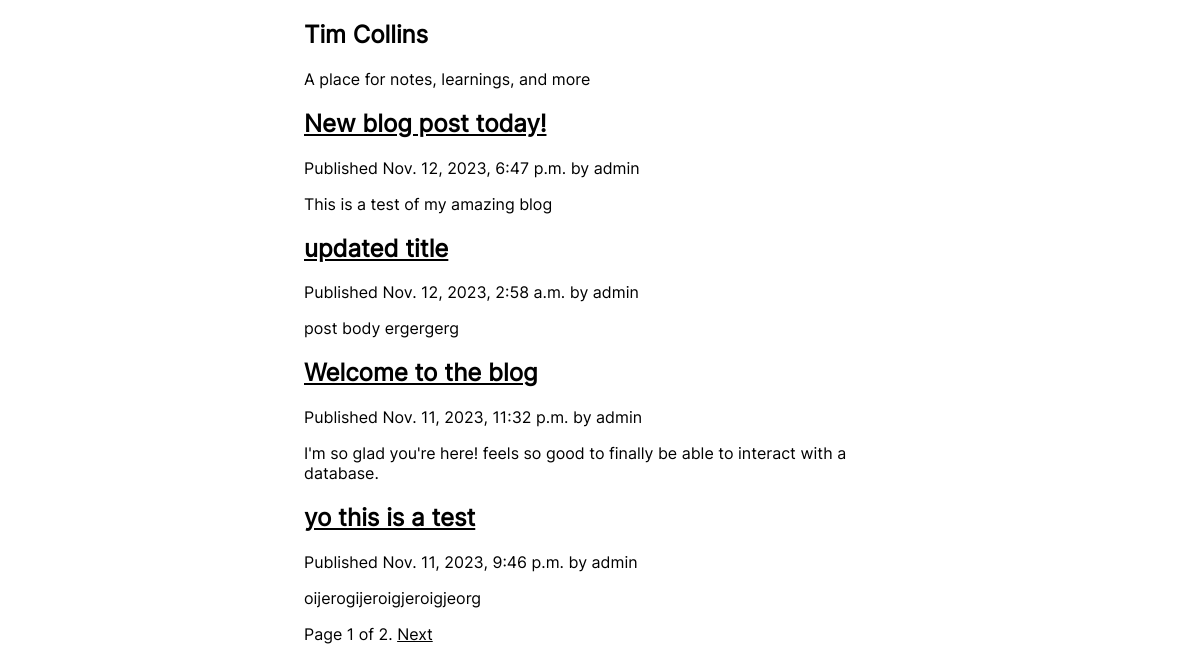
The page /blog/ on the database as committed earlier.
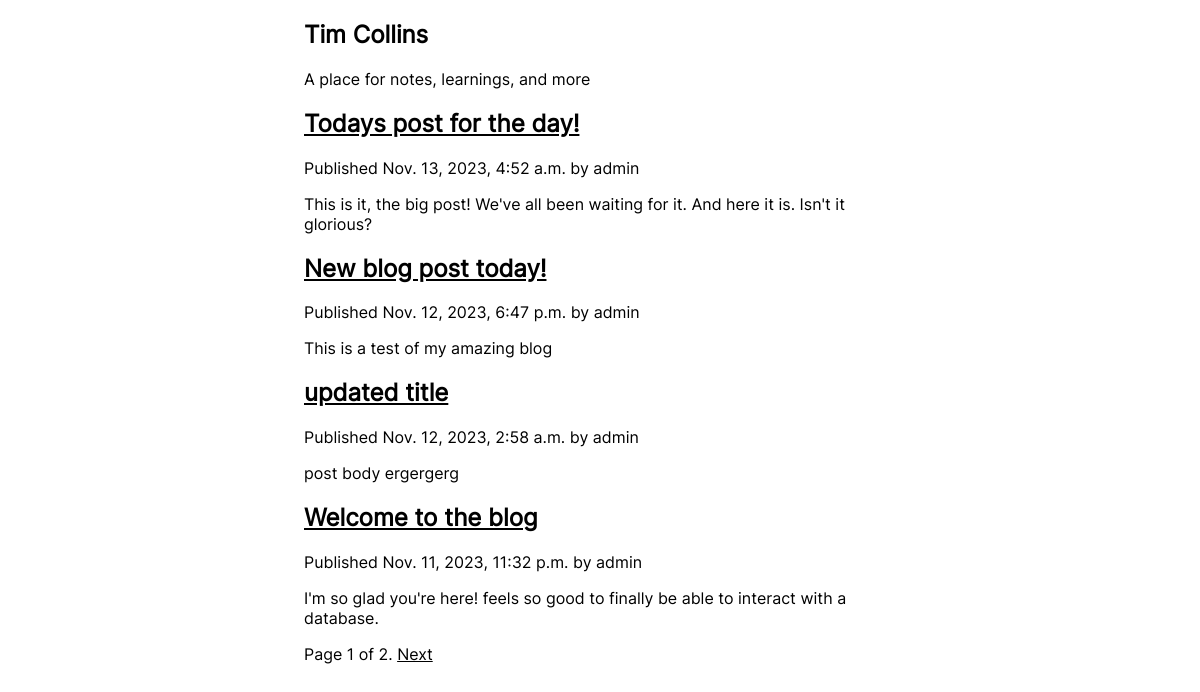
The same page on the database as committed later.
### blog/models.py (models this page shows, shortened)
class Post(models.Model):
  class Status(models.TextChoices):
    DRAFT = 'DF', 'Draft'
    PUBLISHED = 'PB', 'Published'
  title = models.CharField(max_length=250)
  slug = models.SlugField(max_length=250,
                          unique_for_date='publish')
  author = models.ForeignKey(User,on_delete=models.CASCADE,
                             related_name='blog_posts')
  body = models.TextField()
  publish = models.DateTimeField(default=timezone.now)
  created = models.DateTimeField(auto_now_add=True)
  updated = models.DateTimeField(auto_now=True)
  status = models.CharField(max_length=2,
                            choices=Status.choices,
                            default=Status.DRAFT)
  objects = models.Manager()
  published = PublishedManager()
  class Meta:
    ordering = ['-publish']
    indexes = [
      models.Index(fields=['-publish']),
    ]
  def get_absolute_url(self):
      return reverse('blog:post_detail',
                     args=[self.publish.year,
                           self.publish.month,
                           self.publish.day,
                           self.slug])

### blog/views.py (the view)
# urls.py: path('', views.PostListView.as_view(), name='post_list'),
class PostListView(ListView):
   queryset = Post.published.all()
   context_object_name = 'posts'
   paginate_by = 4
   template_name = 'blog/post/list.html'

### blog/templates/blog/post/list.html (shortened to what this page needs)
{% extends "blog/base.html" %}
{% block content %}
  {% for post in posts %}
  <h2>
    <a href="{{ post.get_absolute_url }}">
      {{ post.title }}
    </a>
  </h2>
    <p class="date">
      Published {{ post.publish }} by {{ post.author }}
    </p>
    {{ post.body|truncatewords:30|linebreaks }}
  {% endfor %}
  {% include "pagination.html" with page=page_obj %}
{% endblock %}

### blog/templates/blog/base.html (shortened to what this page needs)
{% load static  %}
<!DOCTYPE html>
<html>
  <head>
    <link rel="stylesheet" href="{% static "css/blog.css" %}">
  </head>
  <body>
    <div class="container">
      <div id="sidebar">
        <h2>Tim Collins</h2>
        <p>A place for notes, learnings, and more</p>
      </div>
      <div id="content">
        {% block content %}
        {% endblock %}
      </div>
  </div>
  </body>
</html>

### blog/templates/pagination.html (shortened to what this page needs)
<div class="pagination">
  <span class="step-links">
    <span class="current">
      Page {{ page.number }} of {{ page.paginator.num_pages }}.
    </span>
    {% if page.has_next %}
      <a href="?page={{ page.next_page_number }}">Next</a>
    {% endif %}
  </span>
</div>

### blog/static/css/blog.css (style rules this page uses)
html { font-family: Inter; }
body { font-family: 'MyCustomFont', sans-serif; }
a { color: black; }
.container { margin-left: auto; margin-right: auto; width: 50%; }

Rows that differ between the two databases and show on the page:
no longer on this page (row unchanged): Post: title "yo this is a test", publish "Nov. 11, 2023, 9:46 p.m.", author "admin", body "oijerogijeroigjeroigjeorg"
added Post: title "Todays post for the day!", publish "Nov. 13, 2023, 4:52 a.m.", author "admin", body "This is it, the big post! We've all been waiting for it. And here it is. Isn't it glorious?"
